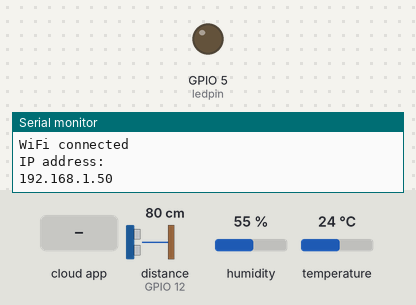
Recording of a sketch running on a simulated ESP8266 (NodeMCU). Parts: output pins drawn as LEDs (lit = HIGH), the last lines printed to the serial monitor. Inputs (shaded band) come from the test bench; at power-on: distance to the obstacle (sensor on GPIO 12) 80 cm, humidity 55 %, temperature 24 °C. WiFi joins after 1.5 s; servers stay silent unless stated; no MQTT or app messages arrive unless stated.

Above: at 2.7 s.
2.8 s: the phone or cloud app sets onoff to ON
At 12.7 s:
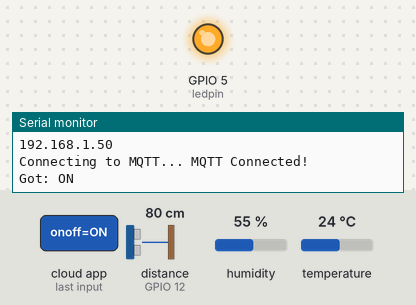
13.0 s: the phone or cloud app sets onoff to OFF
At 13.9 s:
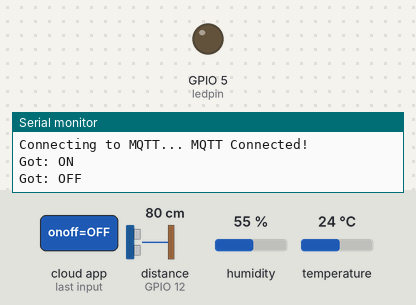
Timing chart, 0 to 16.0 s (numbered marks = the images above; inputs shaded):
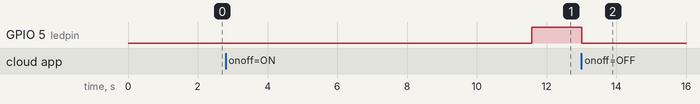

The sketch:

SourseCode.ino
```cpp
#include <HCSR04.h>
#include <WiFiManager.h>
#include <ESP8266WiFi.h>
#include <DNSServer.h>
#include <ESP8266WebServer.h>
#include "Adafruit_MQTT.h"
#include "Adafruit_MQTT_Client.h"
#include "DHT.h"                      //for dht11 or dht22 or other dht sensors

/****************************pin declearation********************************/
#define ledpin 5                      //led pin
#define DHTPIN 2                      //dht22 sensor data pin
#define DHTTYPE DHT22                 //dht22 humidity and temprature sensor
#define photocellpin A0               //lDR for light intensity
/************************* Adafruit.io Setup *********************************/
//b76ad032758947d9aa0813d017e8982c
#define AIO_SERVER      "io.adafruit.com"
#define AIO_SERVERPORT  1883                                      // use 8883 for SSL
#define AIO_USERNAME    "vaibhavhayaran"                          //adafruit username
#define AIO_KEY         "b76ad032758947d9aa0813d017e8982c"        //your adafruit secret key

/************ Global State (you don't need to change this!) ******************/
WiFiClient client;


Adafruit_MQTT_Client mqtt(&client, AIO_SERVER, AIO_SERVERPORT, AIO_USERNAME, AIO_KEY);
Adafruit_MQTT_Publish dht11 = Adafruit_MQTT_Publish(&mqtt, AIO_USERNAME "/feeds/dht11");
Adafruit_MQTT_Publish dht11_temprature = Adafruit_MQTT_Publish(&mqtt, AIO_USERNAME "/feeds/dht11_temp");
Adafruit_MQTT_Publish distance1 = Adafruit_MQTT_Publish(&mqtt, AIO_USERNAME "/feeds/dist");
Adafruit_MQTT_Publish light = Adafruit_MQTT_Publish(&mqtt, AIO_USERNAME "/feeds/lightintensity");
Adafruit_MQTT_Subscribe onoffbutton = Adafruit_MQTT_Subscribe(&mqtt, AIO_USERNAME "/feeds/onoff");


/*************************** Sketch Code ************************************/
void MQTT_connect();            //connects to MQTT Broker
DHT dht(DHTPIN, DHTTYPE);       //DHT Sensor initialization
UltraSonicDistanceSensor distanceSensor(13, 12);      //distance sensor, can be used for water level in a tank
void setup()
{
  WiFiManager wifiManager;
  wifiManager.autoConnect("HOME", "7898642001");      //default AP credentials to configure WiFi in ESP(connect to it and enter WiFi creds.)
  pinMode(ledpin,OUTPUT);
  Serial.begin(115200);
  delay(10);

  dht.begin();

  Serial.println(F("Adafruit MQTT demo"));
  Serial.println();
  Serial.println();
  Serial.print("Connecting to WiFi ");

  while (WiFi.status() != WL_CONNECTED)
  {
    delay(500);
    Serial.print(".");
  }
  Serial.println();
  Serial.println("WiFi connected");
  Serial.println("IP address: ");
  Serial.println(WiFi.localIP());

  mqtt.subscribe(&onoffbutton);


}
void loop()
{
  delay(10000);
  unsigned int photocellreading = analogRead(photocellpin);
  float dist = distanceSensor.measureDistanceCm();
  float h = dht.readHumidity();
  float t = dht.readTemperature();
  float f = dht.readTemperature(true);

  MQTT_connect();

  Adafruit_MQTT_Subscribe *subscription;
  while ((subscription = mqtt.readSubscription(5000)))
  {
    if (subscription == &onoffbutton)
    {
      Serial.print(F("Got: "));
      Serial.println((char *)onoffbutton.lastread);
      if (strcmp((char *)onoffbutton.lastread, "ON") == 0)
      {
        digitalWrite(ledpin, HIGH);
      }
      if (strcmp((char *)onoffbutton.lastread, "OFF") == 0)
      {
        digitalWrite(ledpin, LOW);
      }
    }
  }

  // Now we can publish stuff!
  Serial.print(F("\nSending humidity val "));
  Serial.print(h);
  Serial.print("...");
  if (! dht11.publish(h))
  {
    Serial.println(F("Failed"));
  }
  else
  {
    Serial.println(F("OK!"));
  }


  Serial.print(F("\nSending Temprature(c) val "));
  Serial.print(t);
  Serial.print("...");
  if (! dht11_temprature.publish(t))  //send temprature
  {
    Serial.println(F("Failed"));
  }
  else
  {
    Serial.println(F("OK!"));
  }

  Serial.print(F("\nSending Distance(cm) val "));
  Serial.print(dist);
  Serial.print("...");
  if (! distance1.publish(dist))  //send distance
  {
    Serial.println(F("Failed"));
  }
  else
  {
    Serial.println(F("OK!"));
  }


  Serial.print(F("\nSending LIGHT INTENSITY (LUX) val "));
  Serial.print(photocellreading);
  Serial.print("...");
  if (! light.publish(photocellreading))  //send distance
  {
    Serial.println(F("Failed"));
  }
  else
  {
    Serial.println(F("OK!"));
  }

  // ping the server to keep the mqtt connection alive
  // NOT required if you are publishing once every KEEPALIVE seconds
  /*
  if(! mqtt.ping()) {
    mqtt.disconnect();
  }
  */
}
// Function to connect and reconnect as necessary to the MQTT server.
// Should be called in the loop function and it will take care if connecting.


void MQTT_connect()
{
  int8_t ret;

  // Stop if already connected.
  if (mqtt.connected())
  {
    return;
  }

  Serial.print("Connecting to MQTT... ");

  uint8_t retries = 3;
  while ((ret = mqtt.connect()) != 0)
  { // connect will return 0 for connected
       Serial.println(mqtt.connectErrorString(ret));
       Serial.println("Retrying MQTT connection in 5 seconds...");
       mqtt.disconnect();
       delay(5000);  // wait 5 seconds
       retries--;
       if (retries == 0)
       {
         // basically die and wait for WDT to reset me
         while (1);
       }
  }
  Serial.println("MQTT Connected!");
}
```

Measured:
- after the input at 2.8 s, GPIO 5 (ledpin): LOW → HIGH after 8.8 s
- after the input at 13.0 s, GPIO 5 (ledpin): HIGH → LOW at once
